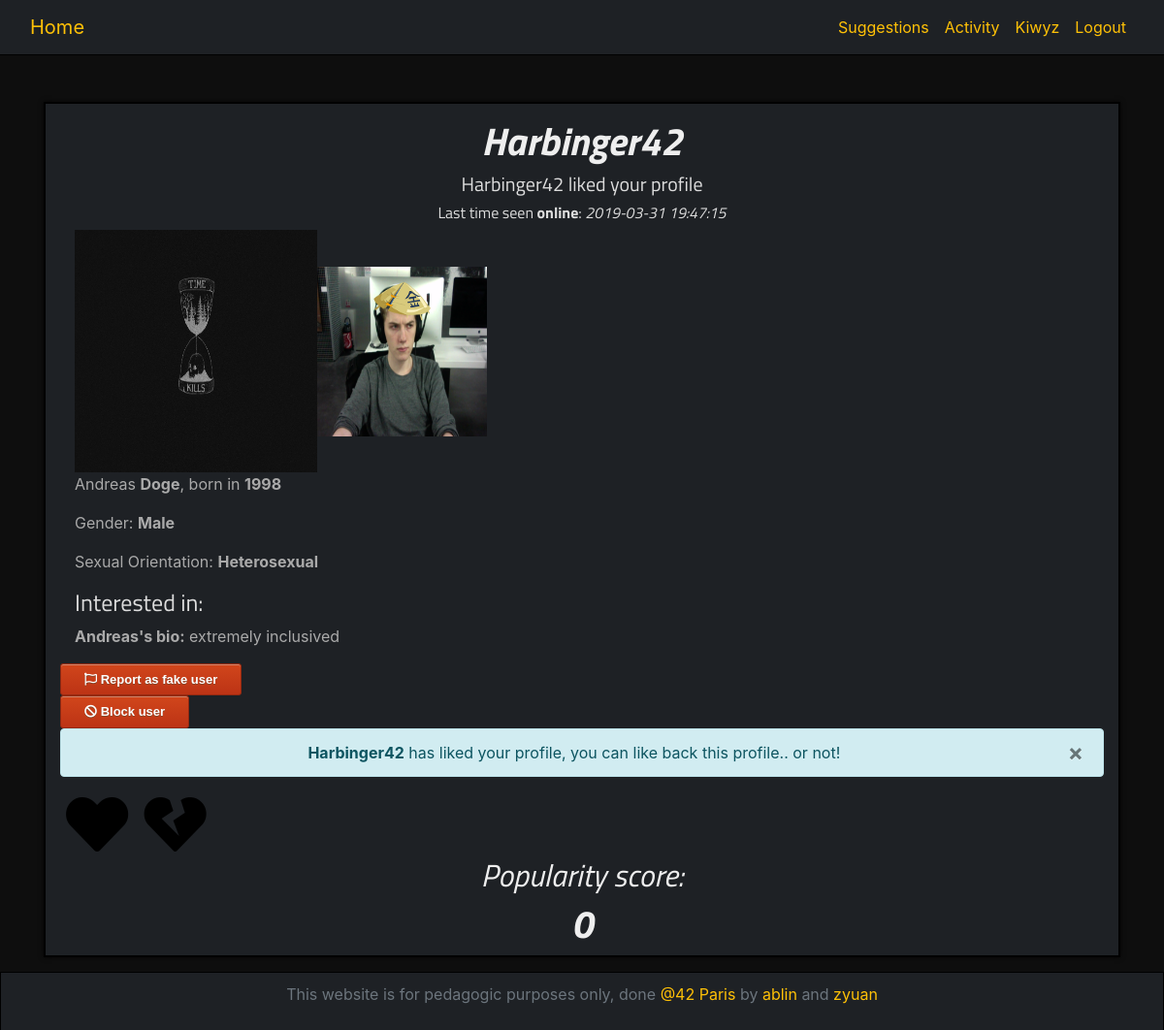
The page /profile?u=harbinger42 (signed in) on the database its author committed.
### tables this page shows
CREATE TABLE `user` (
  `id` int(11) NOT NULL,
  `username` varchar(30) NOT NULL,
  `password` varchar(255) NOT NULL,
  `email` varchar(255) NOT NULL,
  `mail_token` varchar(128) DEFAULT NULL,
  `confirmed_token` datetime DEFAULT NULL,
  `password_token` varchar(128) DEFAULT NULL
);

CREATE TABLE `user_info` (
  `id` int(11) NOT NULL,
  `user_id` int(11) NOT NULL,
  `firstname` varchar(64) NOT NULL,
  `lastname` varchar(64) NOT NULL,
  `birth_year` year(4) DEFAULT NULL,
  `bio` varchar(512) DEFAULT NULL,
  `gender` varchar(128) DEFAULT NULL,
  `orientation` varchar(128) DEFAULT 'Bisexual',
  `last_online` datetime NOT NULL DEFAULT CURRENT_TIMESTAMP
);

CREATE TABLE `user_photo` (
  `id` int(11) NOT NULL,
  `user_id` int(11) NOT NULL,
  `photo1` varchar(255) DEFAULT NULL,
  `photo2` varchar(255) DEFAULT NULL,
  `photo3` varchar(255) DEFAULT NULL,
  `photo4` varchar(255) DEFAULT NULL,
  `photo5` varchar(255) DEFAULT NULL
);

### class/autoloader.php (called while the page is built, shortened)
<?php
class autoloader
{
    static function autoload($class_name)
    {
        if (strpos($class_name, __NAMESPACE__ . '\\') == 0)
        {
            $class_name = str_replace(__NAMESPACE__ . '\\', '', $class_name);
        }
    }
}

### class/database.php (called while the page is built, shortened)
<?php
class database
{
    private $db_user;
    private $db_pass;
    private $dsn;
    private $pdo;
    private static $_instance;
    public function __construct($db_name, $db_host = "localhost", $db_user = "root", $db_pass = "root42")
    {
        $this->db_user = $db_user;
        $this->db_pass = $db_pass;
        $this->dsn = "mysql:dbname={$db_name};host={$db_host}";
    }
    public static function getInstance($db_name)
    {
        if (is_null(self::$_instance))
            self::$_instance = new database($db_name);
        return self::$_instance;
    }
    private function getPDO()
    {
        if ($this->pdo === null)
        {
            $pdo = new PDO($this->dsn, $this->db_user, $this->db_pass);
            $pdo->setAttribute(PDO::ATTR_ERRMODE, PDO::ERRMODE_EXCEPTION);
            $this->pdo = $pdo;
        }
        return $this->pdo;
    }
    public function prepare($statement, $attributes, $one = false, $class_name = null)
    {
        $req = $this->getPDO()->prepare($statement);
        $req->execute($attributes);
        if (strpos($statement, "SELECT") !== false)
        {
            if ($class_name === null)
                $req->setFetchMode(PDO::FETCH_OBJ);
            else
                $req->setFetchMode(PDO::FETCH_CLASS, $class_name);
            if ($one)
                $data = $req->fetch();
            else
                $data = $req->fetchAll();
            return $data;
        }
    }
}

### profile.php (the view, shortened to what this page needs)
<!DOCTYPE html>
<html lang="en">
<head>
    <link rel="stylesheet" href="style/bootstrap.css">
    <link rel="stylesheet" href="style/style.css">
    <link rel="stylesheet" href="https://use.fontawesome.com/releases/v5.8.1/css/all.css">
</head>
<body>
<?php
require_once("includes/header.php");
require_once("utils/fetch_profile_data.php");
?>
<div class="container mt-5 small-page-wrapper">
    <div class="wrapper col-12">
        <h1><?= $username ?></h1>
        <?php
            if (has_voted($db, secure_input($id), secure_input($_SESSION['id']), 1) === 1 && has_voted($db, secure_input($_SESSION['id']),secure_input($id), 1) === 1)
                echo "<h5>You matched with ".$username."</h5>";
            else if (has_voted($db, secure_input($id), secure_input($_SESSION['id']), 1) === 1 && has_voted($db, secure_input($_SESSION['id']),secure_input($id), -1) === 1)
                echo "<h5>".$username." liked your profile and you disliked ".$username."'s profile</h5>";
            else if (has_voted($db, secure_input($id), secure_input($_SESSION['id']), -1) === 1 && has_voted($db, secure_input($_SESSION['id']),secure_input($id), -1) === 1)
                echo "<h5>You disliked eachothers</h5>";
            else if (has_voted($db, secure_input($id), secure_input($_SESSION['id']), 1) === 1 && has_voted($db, secure_input($_SESSION['id']),secure_input($id), 1) !== 1)
                echo "<h5>".$username." liked your profile</h5>";
            else if (has_voted($db, secure_input($_SESSION['id']),secure_input($id), -1) === 1)
                echo "<h5>You disliked ".$username."'s profile</h5>";
            else if (has_voted($db, secure_input($_SESSION['id']), secure_input($id), 1) === 1)
                echo "<h5>You liked ".$username."'s profile</h5>";
        ?>
        <h6><?= $status ?></h6>
        <div class="col-12">
            <?php
                for ($i = 0; $i < 5; $i++) {
                    if ($photos[0] != NULL && $i === 0)
                        echo '<img src="'. $photos[$i] .'" alt="photo'.$i.'" class="profile_main"/>';
                    else if ($photos[$i] != NULL)
                        echo '<img src="'. $photos[$i] .'" alt="photo'.$i.'" class="profile_secondary"/>';
                }
            ?>
        </div>
        <div class="col-6">
            <p><?= $firstname . " <b>" . $lastname . "</b>"?>, born in <b><?= $birth_year ?></b></p>
            <p>Gender: <b><?= $gender ?></b></p>
            <p>Sexual Orientation: <b><?= $orientation ?></b></p>
            <div>
                <h4 style="text-align: left;">Interested in:</h4>
            </div>
            <p>
                <b><?= $firstname ?>'s bio:</b>
                <?= $bio ?>
            </p>
        </div>
        <div id="report-btn">
            <?php if (!$report)
                echo '<a v-if="!reported" href="#" @click.prevent="reportUser('. $id .')" class="report-btn"><i class="far fa-flag"></i> Report as fake user</a>';
            ?>
        </div>
        <div id="block-btn">
            <?php
                echo '<a id="block" href="#" @click.prevent="blockUser('. $id .')" class="report-btn"><i class="fas fa-ban"></i> '.$block.'</a>';
            ?>
        </div>
        <div>
        <?php
            if ($photos[0] != NULL || $photos[1] != NULL || $photos[2] != NULL || $photos[3] != NULL || $photos[4]!= NULL)
                if (has_voted($db, secure_input($id), secure_input($_SESSION['id']), 1) === 1 && has_voted($db, secure_input($_SESSION['id']),secure_input($id), 1) !== 1)
                    echo alert_bootstrap("info", "<b>$username</b> has liked your profile, you can like back this profile.. or not!", "text-align: center;");
            ?>
        </div>
        <div id="vote">
        <?php if (($photos[0] != NULL || $photos[1] != NULL || $photos[2] != NULL || $photos[3] != NULL || $photos[4]!= NULL) &&
                ($photos_curr_user[0] != NULL || $photos_curr_user[1] != NULL || $photos_curr_user[2] != NULL || $photos_curr_user[3] != NULL || $photos_curr_user[4]!= NULL))
            {
                echo "<button id='like-btn' @click=\"vote(".$id.", 1)\" class=\"btn-like\">
                            <i class=\"fas fa-heart fa-4x like";
                if (has_voted($db, secure_input($_SESSION['id']),secure_input($id), 1) === 1)
                    echo " liked";
                echo "\"></i>
                        </button>
                        <button id='dislike-btn' @click=\"vote(".$id.", -1)\" class=\"btn-like\">
                            <i class=\"fas fa-heart-broken fa-4x dislike";
                if (has_voted($db, secure_input($_SESSION['id']), secure_input($id), -1) === 1)
                    echo " disliked";
                echo "\"></i>
                        </button>";
            }?>
        </div>
        <div id="popularity">
            <h2>Popularity score:</h2>
            <h1><?= $score ?></h1>
        </div>
    </div>
</div>
<?php require_once("includes/footer.php");?>
</body>
</html>

### includes/header.php (shortened to what this page needs)
<?php
require_once ("class/autoloader.php");
require_once ("utils/functions.php");
?>
<nav class="navbar navbar-expand-lg" id="header">
<div class="container-fluid">
    <a class="navbar-brand" href="/Matcha">Home</a>
    <div class="collapse navbar-collapse" id="navbarSupportedContent">
        <ul class="nav navbar-nav navbar-right ml-auto">
            <?php
                if (isset($_SESSION['logged']) && isset($_SESSION['username'])) {
                    echo "<li class=\"nav-item\"><a class=\"nav-link\" href=\"suggestion\">Suggestions</a></li>";
                    echo "<li class=\"nav-item\"><a class=\"nav-link\" href=\"activity\">Activity</a></li>";
                    echo "<li class=\"nav-item\"><a class=\"nav-link\" href=\"account\">".ucwords($_SESSION['username'])."</a></li>";
                }
            ?>
            <?php
                if (!isset($_SESSION['logged']))
                {
                    echo '<li class="nav-item"><a class="nav-link" href="index">Log in/Sign up</a></li>';
                    echo '<li class="nav-item"><a class="nav-link" href="lostpassword">Forgot your password?</a></li>';
                }
                else
                    echo '<li class="nav-item"><a class="nav-link" href="utils/logout.php">Logout</a></li>';
                ?>
        </ul>
    </div>
</div>
</nav>

### utils/fetch_profile_data.php (shortened to what this page needs)
<?php
$db = database::getInstance('matcha');
if (!empty($_GET['u'])) {
    $username = secure_input($_GET['u']);
    $req = $db->prepare("SELECT * FROM `user` WHERE `username` = :username", array("username" => $username));
    if ($req) {
        foreach ($req as $item) {
            $id = $item->id;
            $username = ucwords($item->username);
        }
    }
    else
        header('Location: /Matcha?e=pro');
    $req = $db->prepare("SELECT * FROM `user_info` WHERE `user_id` = :user_id", array("user_id" => $id));
    if ($req) {
        foreach ($req as $item) {
            $gender = $item->gender;
            $orientation = $item->orientation;
            $bio = $item->bio;
            $firstname = $item->firstname;
            $lastname = $item->lastname;
            $birth_year = $item->birth_year;
            $lastonline = $item->last_online;
        }
    }
    $datetime1 = new DateTime('', new DateTimeZone('Europe/Paris'));
    $datetime2 = new DateTime($lastonline, new DateTimeZone('Europe/Paris'));
    $interval = $datetime2->diff($datetime1);
    if ($interval->y > 1 || $interval->m > 1 || $interval->d > 1 || $interval->h > 1 || $interval->i >= 5)
        $status = "Last time seen <b>online</b>: <i>$lastonline</i>";
    $req = $db->prepare("SELECT * FROM `user_photo` WHERE `user_id` = :user_id", array("user_id" => $id));
    if ($req) {
        $photos = array();
    }
    $req = $db->prepare("SELECT * FROM `user_photo` WHERE `user_id` = :user_id", array("user_id" => secure_input($_SESSION['id'])));
    if ($req) {
        $photos_curr_user = array();
    }
    $report = false;
    $block = "Block user";
    $req = $db->prepare("SELECT SUM(`type`) as sum, COUNT(*) as total FROM `vote` WHERE `id_voted` = :voted", array("voted" => $id));
    if ($req) {
        $sum = $req[0]->sum;
        $nbvote = $req[0]->total;
        $score = $sum * $nbvote;
    }
    else
        $score = 0;
}

### utils/functions.php (shortened to what this page needs)
<?php
function alert_bootstrap($type, $message, $style = "")
{
    return "<div id=\"alert\" class=\"alert alert-{$type}\" style=\"$style\" role=\"alert\">{$message}
            <button type=\"button\" class=\"close\" onclick=\"dismissAlert(this)\" data-dismiss=\"alert\" aria-label=\"Close\">
                <span aria-hidden=\"true\">&times;</span>
            </button>
            </div>";
}
function has_voted($db, $voter, $voted, $vote)
{
    $req = $db->prepare("SELECT * FROM `vote` WHERE `id_voter` = :voter AND `id_voted` = :voted", array("voter" => $voter, "voted" => $voted));
    if ($req) {
        if ($req[0]->type != $vote)
            return 2;
        return 1;
    }
    return 0;
}
function secure_input($data)
{
    $data = trim($data);
    $data = stripslashes($data);
    $data = htmlspecialchars($data);
    return $data;
}

### includes/footer.php
<footer class="footer">
    <div class="container" style="text-align: center; padding-top: 10px;">
        <span class="text-muted">This website is for pedagogic purposes only, done
            <a href="http://www.42.fr">@42 Paris</a> by
            <a href="https://github.com/ablin42">ablin</a> and <a href="#">zyuan</a>
        </span>
    </div>
</footer>

### style/style.css (style rules this page uses)
body { background-color: #0e0e0e; }
html { min-width: 450px; min-height: 250px; }
.profile_main { max-width: 250px; max-height: 250px; min-width: 250px; min-height: 250px; }
.profile_secondary { max-width: 175px; max-height: 175px; min-width: 175px; min-height: 175px; }
.report-btn { -moz-box-shadow:inset 0px 1px 0px 0px #cf866c; -webkit-box-shadow:inset 0px 1px 0px 0px #cf866c; box-shadow:inset 0px 1px 0px 0px #cf866c; background:-webkit-gradient(linear, left top, left bottom, color-stop(0.05, #d0451b), color-stop(1, #bc3315)); background:-moz-linear-gradient(top, #d0451b 5%, #bc3315 100%); background:-webkit-linear-gradient(top, #d0451b 5%, #bc3315 100%); background:-o-linear-gradient(top, #d0451b 5%, #bc3315 100%); background:-ms-linear-gradient(top, #d0451b 5%, #bc3315 100%); background:linear-gradient(to bottom, #d0451b 5%, #bc3315 100%); filter:progid:DXImageTransform.Microsoft.gradient(startColorstr='#d0451b', endColorstr='#bc3315',GradientType=0); background-color:#d0451b; -moz-border-radius:3px; -webkit-border-radius:3px; border-radius:3px; border:1px solid #942911; display:inline-block; cursor:pointer; color:#ffffff; font-family:Arial; font-size:13px; font-weight:bold; padding:6px 24px; text-decoration:none; text-shadow:0px 1px 0px #854629; }
.navbar { background-color: #1e2125; border-bottom: 1px solid black!important; }
h1, h2, h3, h4, h5, h6 { text-align: center; color: #DDDDDD !important; font-family: 'Titillium Web', sans-serif; font-weight: 500; word-break: break-word; }
h1 { color: #EEEEEE !important; font-style: italic; font-weight: bold; }
h2 { color: #EEEEEE !important; font-style: italic; }
.small-page-wrapper { min-height: calc(100vh - 166px); }
footer { position: relative; bottom: 0; width: 100%; height: 60px; background-color: #1e2125; border: 1px solid black; border-bottom: none; }
a { color: #ffc107; }
li > a { color: #ffc107 !important; }
span > a { color: #ffc107 !important; }
p { color: #AAAAAA; }
.wrapper { border: 2px solid black; background-color: #1e2125; margin-bottom: 15px; padding-top: 15px!important; -webkit-box-shadow: 0 0 5px 0 rgba(4, 3, 0, 0.75); -moz-box-shadow: 0 0 5px 0 rgba(4, 3, 0, 0.75); box-shadow: 0 0 5px 0 rgba(4, 3, 0, 0.75); }
.btn-like { border: none; background-color: transparent; }

### rows shown on the page
user: username "Harbinger42"
user_info: last_online "2019-03-31 19:47:15", firstname "Andreas", lastname "Doge", birth_year "1998", gender "Male", orientation "Heterosexual", bio "extremely inclusived"
user_photo: photo1 (picture), photo3 (picture)

### other values the page prints
$_SESSION['username'] "Kiwyz"
$block "Block user"
$message "Harbinger42 has liked your profile, you can like back this profile.. or not!"
$score "0"
